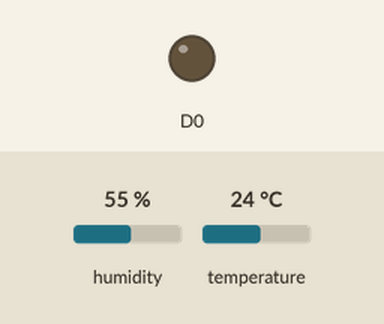
Simulated run of this sketch. Board: ESP8266 (NodeMCU). On the bench: output pins drawn as LEDs (lit = HIGH). The inputs (shaded band) are chosen by the test bench; at power-on: humidity 55 %, temperature 24 °C. WiFi joins after 1.5 s; servers stay silent unless stated; uploads are accepted with an empty reply; what the sketch prints to the serial monitor is not drawn.

Above: at 0.1 s.
At 1.6 s:
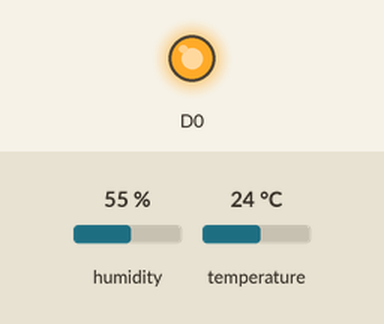
Timing chart, 0 to 3.5 s (numbered marks = the images above):
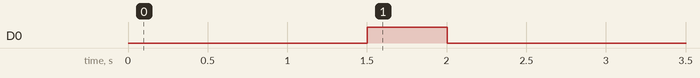

The sketch:

code.ino
```cpp
#include <ESP8266WiFi.h>
#include <WiFiClientSecure.h>
String readString;
#include <DHT.h>
const char* ssid = "";
const char* password = "";
const char* host = "script.google.com";
const int httpsPort = 443;
WiFiClientSecure client;
const char* fingerprint = "46 B2 C3 44 9C 59 09 8B 01 B6 F8 BD 4C FB 00 74 91 2F EF F6";
String GAS_ID = "";  // Replace by your GAS service id
#define DHTTYPE DHT11
const int DHTPin = D1;
DHT dht(DHTPin, DHTTYPE);

void setup()
{ pinMode(D0, OUTPUT);
  Serial.begin(115200);
  dht.begin();
  WiFi.mode(WIFI_STA);
  WiFi.begin(ssid, password);
  while (WiFi.status() != WL_CONNECTED)
  {
    delay(500);
    Serial.print(".");
  }
}
void loop()
{ digitalWrite(D0,HIGH);
  delay(500);
  digitalWrite(D0,LOW);
  int h = dht.readHumidity();
  float t = dht.readTemperature();
  float hic = dht.computeHeatIndex(t, h, false);

  if (isnan(h) || isnan(t)) {
    Serial.println("Failed to read from DHT sensor !");
    delay(500);
  }
  String Temp = "Temperature : " + String(t) + " °C";
  String Humi = "Humidity : " + String(h) + " %";
  String hici = "HeatIndex : " + String(hic) + "°C";
  Serial.println(Temp);
  Serial.println(Humi);
  Serial.println(hici);

   sendData(t,h,hic);
   delay(300000);
}
void sendData(float tem, int hum , float hic)
{
 client.setInsecure();
 Serial.print("connecting to ");
 Serial.println(host);
 if (!client.connect(host, httpsPort)) {
   Serial.println("connection failed");
   return;
 }
// if (client.verify(fingerprint, host)) {
// Serial.println("certificate matches");
// } else {
// Serial.println("certificate doesn't match");
// }
 String string_temp     =  String(tem);
 String string_hum      =  String(hum, DEC);
 String string_hicc      =  String(hic);

 String url = "/macros/s/" + GAS_ID + "/exec?temp=" + string_temp + "&hum=" + string_hum + "&Fl="+ string_hicc;
 Serial.print("requesting URL: ");
 Serial.println(url);
 client.print(String("GET ") + url + " HTTP/1.1\r\n" +
        "Host: " + host + "\r\n" +
        "User-Agent: BuildFailureDetectorESP8266\r\n" +
        "Connection: close\r\n\r\n");
 Serial.println("request sent");
 while (client.connected()) {
 String line = client.readStringUntil('\n');
 if (line == "\r") {
   Serial.println("headers received");
   break;
 }
 }
 String line = client.readStringUntil('\n');
 if (line.startsWith("{\"state\":\"success\"")) {
 Serial.println("esp8266/Arduino CI successfull!");
 } else {
 Serial.println("esp8266/Arduino CI has failed");
 }
 Serial.println("reply was:");
 Serial.println("==========");
 Serial.println(line);
 Serial.println("==========");
 Serial.println("closing connection");
}
```

Measured:
- by itself, D0: LOW → HIGH at 1.5 s, → LOW 0.50 s later
